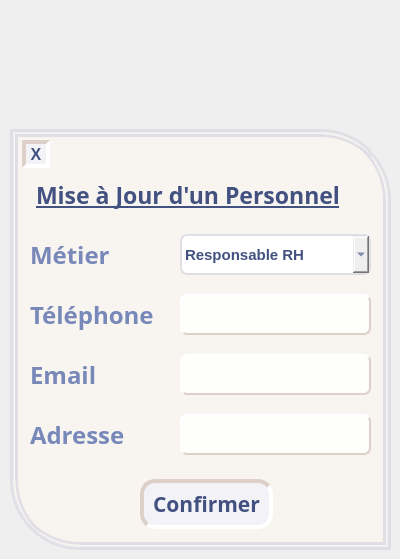
         <widget class="QWidget" name="modifierpersonnel">
          <property name="styleSheet">
           <string notr="true">#modifierpersonnel{ background: #fbf9f9;}</string>
          </property>
          <attribute name="title">
           <string>Page</string>
          </attribute>
          <widget class="QFrame" name="modifierperso">
           <property name="geometry">
            <rect>
             <x>10</x>
             <y>129</y>
             <width>381</width>
             <height>421</height>
            </rect>
           </property>
           <property name="styleSheet">
            <string notr="true">#modifierperso{background:#f8f5f1;border:8px double #e0dfe5;  border-top-right-radius: 70px;   border-bottom-left-radius: 70px;}
#titremodifierperso{color:#425180;}
#telpersoL_2{color:#7888b9;}
#adressepersoL_2{color:#7888b9;}
#metierpersoL_2{color:#7888b9;}
#mailpersoL_2{color:#7888b9;}
#numtelperso_2{ 
color: #425180;
font-weight: bold;
font-size: 15px;
border: 2px outset #dcd0c9;
border-radius: 7px;
background-color: #fefefb;
selection-background-color: #d3d3d3;
selection-color: #33457d;

}
#numtelperso_2:hover{
border: 2px inset #dcd0c9;
background:#f3f2f7;
}
#adresseperso_2{ selection-color: #33457d;
color: #425180;
font-weight: bold;
font-size: 15px;
border: 2px outset #dcd0c9;
border-radius: 7px;
background-color: #fefefb;
  selection-background-color: #d3d3d3;
}
#adresseperso_2:hover{
border: 2px inset #dcd0c9;
background:#f3f2f7;
}
#metierperso_2{ 
border: 2px solid #e0dfe5;
border-radius: 7px;
color: #425180;
font-weight: bold;
font-size: 15px;
}
#metierperso_2 QAbstractItemView{ 
color: #7888b9;
font-weight: bold;
font-size: 15px;
selection-background-color: #ffffff;
selection-color:#425180;
}
#mailperso_2{ selection-color: #33457d;
color: #425180;
font-weight: bold;
font-size: 15px;
border: 2px outset #dcd0c9;
border-radius: 7px;
background-color: #fefefb;
  selection-background-color:#7888b9;
}
#mailperso_2:hover{
border: 2px inset #dcd0c9;
background:#f3f2f7;
}
#confirmerModifierperso{
color:#425180;
border: 4px inset #dcd0c9;
border-radius: 15px;
background: #f3f2f7;
}
#confirmerModifierperso:hover{
border: 4px outset #dcd0c9;
background: #e0dfe5;
}
#confirmerModifierperso:pressed{
border: 4px inset #dcd0c9;
background: #f6f1f7;
}
#closemodifierperso{
color:#425180;
border: 4px inset #dcd0c9;
border-radius: 15px;
background: #f3f2f7;
}
#closemodifierperso:hover{
border: 4px outset #dcd0c9;
background: #f0e4e0;
}
#closemodifierperso:pressed{
border: 4px inset #dcd0c9;
background: #f6f1f7;
}
</string>
           </property>
           <property name="frameShape">
            <enum>QFrame::StyledPanel</enum>
           </property>
           <property name="frameShadow">
            <enum>QFrame::Raised</enum>
           </property>
           <widget class="QLineEdit" name="numtelperso_2">
            <property name="geometry">
             <rect>
              <x>170</x>
              <y>165</y>
              <width>191</width>
              <height>41</height>
             </rect>
            </property>
           </widget>
           <widget class="QLabel" name="telpersoL_2">
            <property name="geometry">
             <rect>
              <x>20</x>
              <y>170</y>
              <width>151</width>
              <height>31</height>
             </rect>
            </property>
            <property name="font">
             <font>
              <family>Bell MT</family>
              <pointsize>18</pointsize>
              <weight>75</weight>
              <bold>true</bold>
             </font>
            </property>
            <property name="text">
             <string>Téléphone</string>
            </property>
           </widget>
           <widget class="QLabel" name="titremodifierperso">
            <property name="geometry">
             <rect>
              <x>26</x>
              <y>50</y>
              <width>341</width>
              <height>31</height>
             </rect>
            </property>
            <property name="font">
             <font>
              <family>Bell MT</family>
              <pointsize>17</pointsize>
              <weight>75</weight>
              <bold>true</bold>
              <underline>true</underline>
             </font>
            </property>
            <property name="text">
             <string>Mise à Jour d'un Personnel</string>
            </property>
           </widget>
           <widget class="QLabel" name="adressepersoL_2">
            <property name="geometry">
             <rect>
              <x>20</x>
              <y>290</y>
              <width>121</width>
              <height>31</height>
             </rect>
            </property>
            <property name="font">
             <font>
              <family>Bell MT</family>
              <pointsize>18</pointsize>
              <weight>75</weight>
              <bold>true</bold>
             </font>
            </property>
            <property name="text">
             <string>Adresse</string>
            </property>
           </widget>
           <widget class="QLabel" name="metierpersoL_2">
            <property name="geometry">
             <rect>
              <x>20</x>
              <y>110</y>
              <width>131</width>
              <height>31</height>
             </rect>
            </property>
            <property name="font">
             <font>
              <family>Bell MT</family>
              <pointsize>18</pointsize>
              <weight>75</weight>
              <bold>true</bold>
             </font>
            </property>
            <property name="text">
             <string>Métier</string>
            </property>
           </widget>
           <widget class="QLineEdit" name="adresseperso_2">
            <property name="geometry">
             <rect>
              <x>170</x>
              <y>285</y>
              <width>191</width>
              <height>41</height>
             </rect>
            </property>
           </widget>
           <widget class="QPushButton" name="closemodifierperso">
            <property name="geometry">
             <rect>
              <x>12</x>
              <y>11</y>
              <width>28</width>
              <height>28</height>
             </rect>
            </property>
            <property name="font">
             <font>
              <pointsize>12</pointsize>
              <weight>75</weight>
              <bold>true</bold>
             </font>
            </property>
            <property name="text">
             <string>X</string>
            </property>
           </widget>
           <widget class="QPushButton" name="confirmerModifierperso">
            <property name="geometry">
             <rect>
              <x>130</x>
              <y>350</y>
              <width>133</width>
              <height>50</height>
             </rect>
            </property>
            <property name="font">
             <font>
              <family>Bell MT</family>
              <pointsize>16</pointsize>
              <weight>75</weight>
              <bold>true</bold>
              <kerning>true</kerning>
             </font>
            </property>
            <property name="text">
             <string>Confirmer</string>
            </property>
           </widget>
           <widget class="QComboBox" name="metierperso_2">
            <property name="geometry">
             <rect>
              <x>170</x>
              <y>105</y>
              <width>191</width>
              <height>41</height>
             </rect>
            </property>
            <item>
             <property name="text">
              <string>Responsable RH</string>
             </property>
            </item>
            <item>
             <property name="text">
              <string>Receptionniste</string>
             </property>
            </item>
            <item>
             <property name="text">
              <string>Gestionnaire De Stock</string>
             </property>
            </item>
            <item>
             <property name="text">
              <string>Tresorier</string>
             </property>
            </item>
            <item>
             <property name="text">
              <string>Medecin</string>
             </property>
            </item>
           </widget>
           <widget class="QLineEdit" name="mailperso_2">
            <property name="geometry">
             <rect>
              <x>170</x>
              <y>225</y>
              <width>191</width>
              <height>41</height>
             </rect>
            </property>
           </widget>
           <widget class="QLabel" name="mailpersoL_2">
            <property name="geometry">
             <rect>
              <x>20</x>
              <y>230</y>
              <width>121</width>
              <height>31</height>
             </rect>
            </property>
            <property name="font">
             <font>
              <family>Bell MT</family>
              <pointsize>18</pointsize>
              <weight>75</weight>
              <bold>true</bold>
             </font>
            </property>
            <property name="text">
             <string>Email</string>
            </property>
           </widget>
          </widget>
         </widget>
